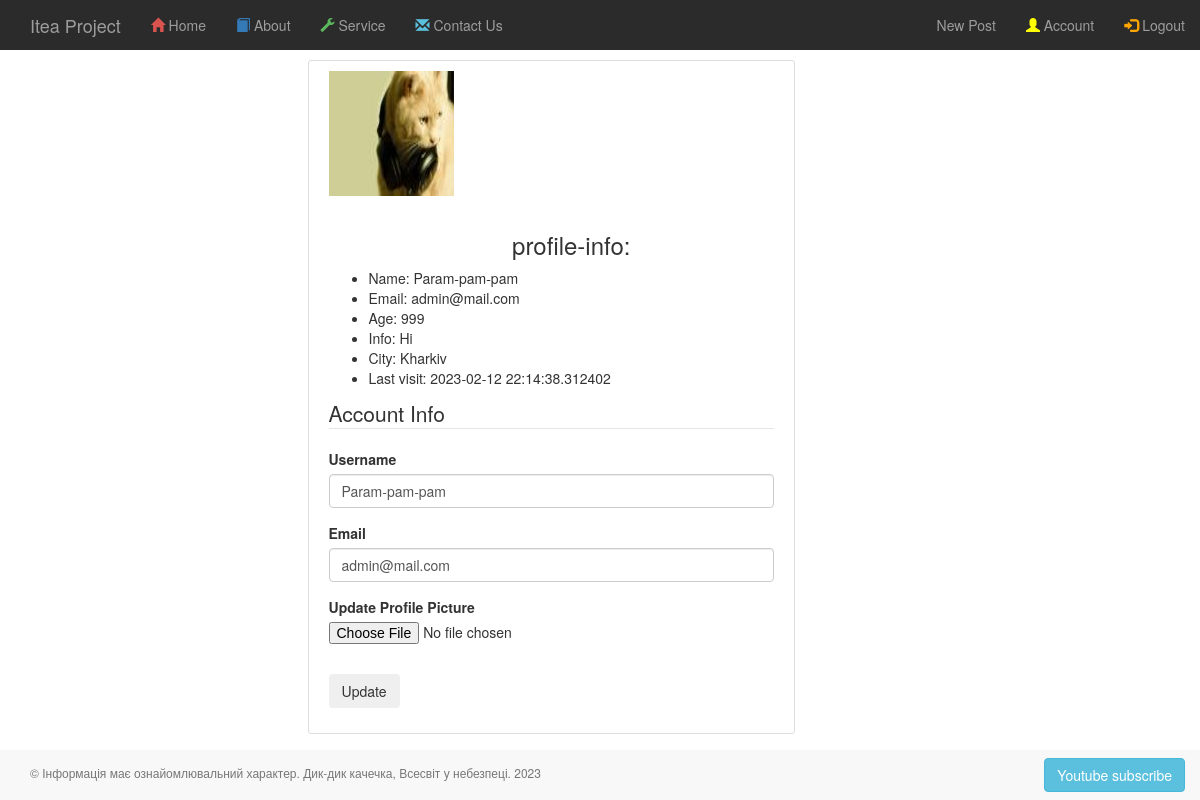
The page /auth/account (signed in) on the database its author committed.
### app/auth/models.py (models this page shows, shortened)
class User(BaseModel, UserMixin):
    username = CharField(max_length=100)
    email = CharField(max_length=200, unique=True, index=True)
    __password_hash = CharField(max_length=128)
    last_visit = DateTimeField(default=datetime.datetime.now)
    role = ForeignKeyField(Role, backref='users')
    profile = ForeignKeyField(Profile)
    @property
    def password(self):
        raise AttributeError('password is not a valid attribute')

class Profile(BaseModel):
    avatar = CharField()
    info = TextField()
    city = CharField()
    age = IntegerField()

### app/auth/routes.py (the view)
@auth.route("/account", methods=['GET', 'POST'])
@login_required
def account():
    form = UpdateAccountForm()
    if form.validate_on_submit():
        if form.picture.data:
            picture_file = save_picture(form.picture.data)
            current_user.profile.avatar = picture_file
            current_user.profile.save()
        current_user.username = form.username.data
        current_user.email = form.email.data
        current_user.save()
        flash('Your account has been updated!', 'success')
        return redirect(url_for('auth.account'))
    elif request.method == 'GET':
        form.username.data = current_user.username
        form.email.data = current_user.email
    image_file = url_for('static', filename='profile_pics/' + current_user.profile.avatar)
    return render_template('auth/account.html',
                           title='Account',
                           image_file=image_file,
                           form=form)

### app/auth/forms.py (shortened to what this page needs)
class UpdateAccountForm(FlaskForm):
    username = StringField(
        'Username',
        validators=[DataRequired(), Length(1, 100)],
        render_kw={'placeholder': 'Enter your name'})
    email = StringField('Email',
                        validators=[DataRequired(), Length(1, 100), Email()],
                        render_kw={'placeholder': 'Enter email'})
    picture = FileField('Update Profile Picture',
                        validators=[FileAllowed(['jpg', 'png'])])
    submit = SubmitField('Update')

### app/auth/models.py (called while the page is built)
@login_manager.user_loader
def load_user(user_id):
    return User.select().where(User.id == user_id).first()

### app/templates/auth/account.html (shortened to what this page needs)
{% extends '_base.html' %}
{% block page_content %}
    <div class="row">
        <div class="col-md-3"></div>
        <div class="content-section  col-md-5">
            <div class="media">
                <img class="rounded-circle account-img" src="{{ image_file }}">
                <div class="media-body">
                    <td class="profile-panel">
                        <ul class="profile-info">
                            <h3>profile-info: </h3>
                            <li>Name: {{ current_user.username }}</li>
                            <li>Email: {{ current_user.email }}</li>
                            <li>Age: {{ current_user.profile.age }}</li>
                            <li>Info: {{ current_user.profile.info }}</li>
                            <li>City: {{ current_user.profile.city }}</li>
                            <li>Last visit: {{ current_user.last_visit }}</li>
                        </ul>
                    </td>
                </div>
            </div>
            <form method="POST" action="" enctype="multipart/form-data">
                <fieldset class="form-group">
                    <legend class="border-bottom mb-4">Account Info</legend>
                    <div class="form-group">
                        {{ form.username.label(class="form-control-label") }}
                        {% if form.username.errors %}
                            {{ form.username(class="form-control form-control-lg is-invalid") }}
                            <div class="invalid-feedback">
                                {% for error in form.username.errors %}
                                    <span>{{ error }}</span>
                                {% endfor %}
                            </div>
                        {% else %}
                            {{ form.username(class="form-control form-control-lg") }}
                        {% endif %}
                    </div>
                    <div class="form-group">
                        {{ form.email.label(class="form-control-label") }}
                        {% if form.email.errors %}
                            {{ form.email(class="form-control form-control-lg is-invalid") }}
                            <div class="invalid-feedback">
                                {% for error in form.email.errors %}
                                    <span>{{ error }}</span>
                                {% endfor %}
                            </div>
                        {% else %}
                            {{ form.email(class="form-control form-control-lg") }}
                        {% endif %}
                    </div>
                    <div class="form-group">
                        {{ form.picture.label() }}
                        {{ form.picture(class="form-control-file") }}
                    </div>
                </fieldset>
                <div class="form-group">
                    {{ form.submit(class="btn btn-outline-info") }}
                </div>
            </form>
        </div>
        <div class="col-md-3"></div>
    </div>
{% endblock page_content %}

### app/static/css/styles_blog.css (style rules this page uses)
.content-section { background: #ffffff; padding: 10px 20px; border: 1px solid #dddddd; border-radius: 3px; margin-bottom: 20px; }
.account-img { height: 125px; width: 125px; margin-right: 20px; margin-bottom: 16px; }

### app/static/css/styles.css (style rules this page uses)
h1, h2, h3 { text-align: center; }

### rows shown on the page
User: username "Param-pam-pam", email "admin@mail.com", last_visit "2023-02-12 22:14:38.312402"
Profile: profile.age "999", profile.info "Hi", profile.city "Kharkiv"
